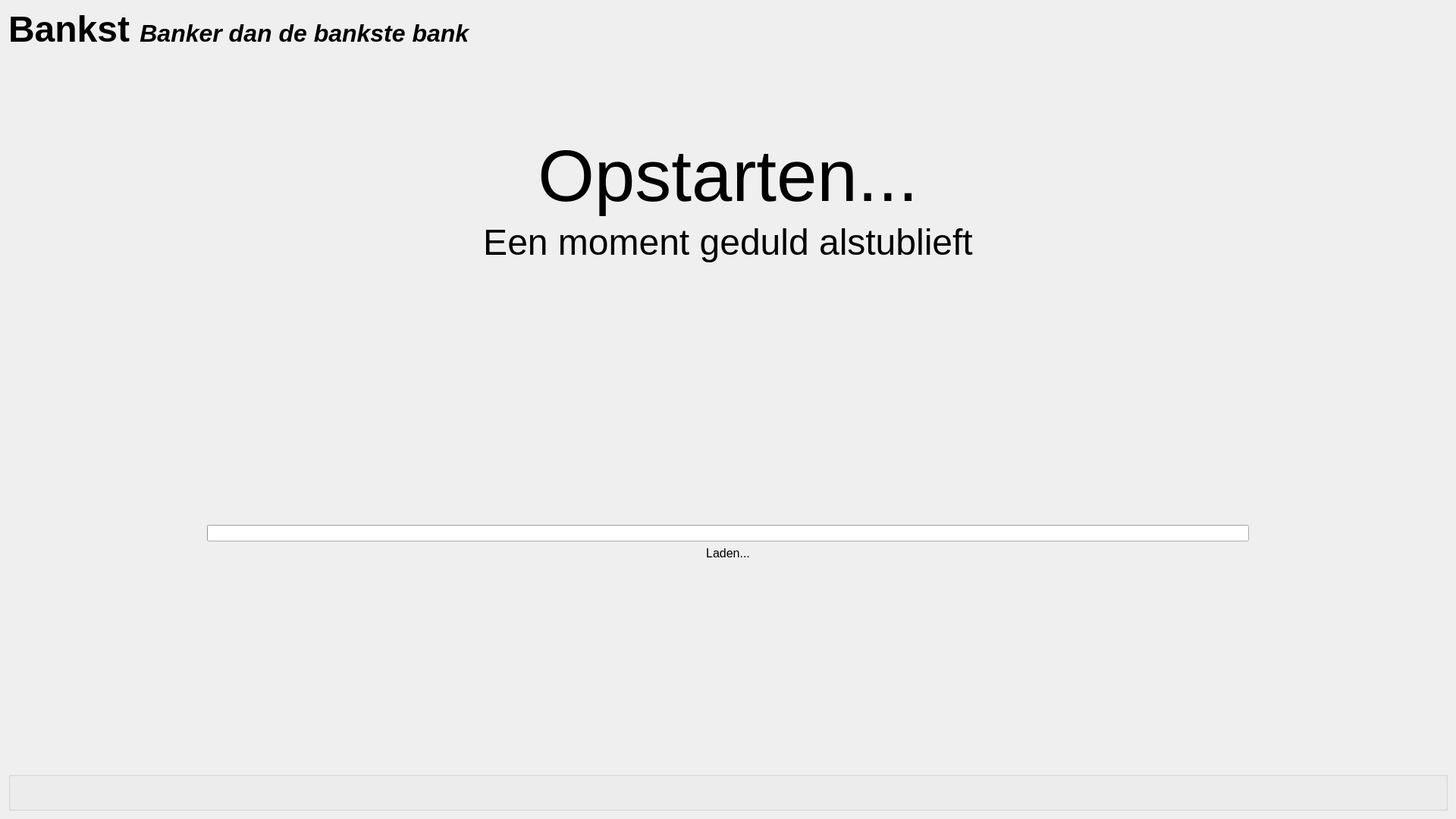
<?xml version="1.0" encoding="UTF-8"?>
<ui version="4.0">
 <class>MainWindow</class>
 <widget class="QMainWindow" name="MainWindow">
  <property name="geometry">
   <rect>
    <x>0</x>
    <y>0</y>
    <width>1920</width>
    <height>1080</height>
   </rect>
  </property>
  <property name="sizePolicy">
   <sizepolicy hsizetype="Preferred" vsizetype="Preferred">
    <horstretch>0</horstretch>
    <verstretch>0</verstretch>
   </sizepolicy>
  </property>
  <property name="minimumSize">
   <size>
    <width>1920</width>
    <height>1080</height>
   </size>
  </property>
  <property name="maximumSize">
   <size>
    <width>1920</width>
    <height>1080</height>
   </size>
  </property>
  <property name="font">
   <font>
    <stylestrategy>PreferDefault</stylestrategy>
   </font>
  </property>
  <property name="focusPolicy">
   <enum>Qt::StrongFocus</enum>
  </property>
  <property name="contextMenuPolicy">
   <enum>Qt::NoContextMenu</enum>
  </property>
  <property name="windowTitle">
   <string>MainWindow</string>
  </property>
  <widget class="QWidget" name="centralWidget">
   <property name="sizePolicy">
    <sizepolicy hsizetype="Preferred" vsizetype="Preferred">
     <horstretch>0</horstretch>
     <verstretch>0</verstretch>
    </sizepolicy>
   </property>
   <property name="minimumSize">
    <size>
     <width>1920</width>
     <height>1080</height>
    </size>
   </property>
   <property name="maximumSize">
    <size>
     <width>1920</width>
     <height>1080</height>
    </size>
   </property>
   <property name="contextMenuPolicy">
    <enum>Qt::NoContextMenu</enum>
   </property>
   <layout class="QVBoxLayout" name="verticalLayout">
    <item>
     <widget class="QLabel" name="name">
      <property name="sizePolicy">
       <sizepolicy hsizetype="Minimum" vsizetype="Minimum">
        <horstretch>0</horstretch>
        <verstretch>0</verstretch>
       </sizepolicy>
      </property>
      <property name="maximumSize">
       <size>
        <width>16777215</width>
        <height>54</height>
       </size>
      </property>
      <property name="font">
       <font>
        <pointsize>36</pointsize>
        <weight>75</weight>
        <bold>true</bold>
       </font>
      </property>
      <property name="text">
       <string>&lt;html&gt;&lt;head/&gt;&lt;body&gt;&lt;p&gt;&lt;span style=&quot; font-size:36pt; font-weight:600;&quot;&gt;Bankst &lt;/span&gt;&lt;span style=&quot; font-size:24pt; font-weight:600; font-style:italic;&quot; align=&quot;right&quot;&gt;Banker dan de bankste bank&lt;/span&gt;&lt;/p&gt;&lt;/body&gt;&lt;/html&gt;</string>
      </property>
     </widget>
    </item>
    <item>
     <spacer name="verticalSpacer">
      <property name="orientation">
       <enum>Qt::Vertical</enum>
      </property>
      <property name="sizeType">
       <enum>QSizePolicy::Fixed</enum>
      </property>
      <property name="sizeHint" stdset="0">
       <size>
        <width>20</width>
        <height>96</height>
       </size>
      </property>
     </spacer>
    </item>
    <item>
     <widget class="QFrame" name="frame">
      <property name="sizePolicy">
       <sizepolicy hsizetype="Preferred" vsizetype="Maximum">
        <horstretch>0</horstretch>
        <verstretch>0</verstretch>
       </sizepolicy>
      </property>
      <property name="frameShape">
       <enum>QFrame::NoFrame</enum>
      </property>
      <property name="frameShadow">
       <enum>QFrame::Plain</enum>
      </property>
      <layout class="QVBoxLayout" name="verticalLayout_4">
       <item>
        <widget class="QLabel" name="title">
         <property name="font">
          <font>
           <pointsize>72</pointsize>
           <weight>50</weight>
           <bold>false</bold>
          </font>
         </property>
         <property name="layoutDirection">
          <enum>Qt::LeftToRight</enum>
         </property>
         <property name="text">
          <string>Opstarten...</string>
         </property>
         <property name="alignment">
          <set>Qt::AlignBottom|Qt::AlignHCenter</set>
         </property>
        </widget>
       </item>
       <item>
        <widget class="QLabel" name="subTitle">
         <property name="font">
          <font>
           <pointsize>36</pointsize>
           <italic>false</italic>
          </font>
         </property>
         <property name="text">
          <string>Een moment geduld alstublieft</string>
         </property>
         <property name="alignment">
          <set>Qt::AlignHCenter|Qt::AlignTop</set>
         </property>
        </widget>
       </item>
       <item>
        <widget class="QLabel" name="error">
         <property name="font">
          <font>
           <pointsize>32</pointsize>
           <underline>true</underline>
          </font>
         </property>
         <property name="styleSheet">
          <string notr="true">QLabel {
	color: rgb(255, 0, 0);
}</string>
         </property>
         <property name="text">
          <string/>
         </property>
         <property name="alignment">
          <set>Qt::AlignCenter</set>
         </property>
        </widget>
       </item>
      </layout>
     </widget>
    </item>
    <item>
     <widget class="QFrame" name="pincodeHolder">
      <property name="frameShape">
       <enum>QFrame::NoFrame</enum>
      </property>
      <property name="frameShadow">
       <enum>QFrame::Raised</enum>
      </property>
      <layout class="QHBoxLayout" name="horizontalLayout_2">
       <item>
        <spacer name="horizontalSpacer_2">
         <property name="orientation">
          <enum>Qt::Horizontal</enum>
         </property>
         <property name="sizeType">
          <enum>QSizePolicy::Fixed</enum>
         </property>
         <property name="sizeHint" stdset="0">
          <size>
           <width>240</width>
           <height>20</height>
          </size>
         </property>
        </spacer>
       </item>
       <item>
        <widget class="QFrame" name="frame_2">
         <property name="frameShape">
          <enum>QFrame::NoFrame</enum>
         </property>
         <property name="frameShadow">
          <enum>QFrame::Plain</enum>
         </property>
         <layout class="QVBoxLayout" name="verticalLayout_2">
          <item>
           <spacer name="verticalSpacer_2">
            <property name="orientation">
             <enum>Qt::Vertical</enum>
            </property>
            <property name="sizeHint" stdset="0">
             <size>
              <width>20</width>
              <height>40</height>
             </size>
            </property>
           </spacer>
          </item>
          <item>
           <widget class="QProgressBar" name="progressBar">
            <property name="value">
             <number>0</number>
            </property>
            <property name="alignment">
             <set>Qt::AlignBottom|Qt::AlignHCenter</set>
            </property>
            <property name="textVisible">
             <bool>false</bool>
            </property>
           </widget>
          </item>
          <item>
           <widget class="QLabel" name="taskLabel">
            <property name="font">
             <font>
              <pointsize>12</pointsize>
             </font>
            </property>
            <property name="text">
             <string>Laden...</string>
            </property>
            <property name="alignment">
             <set>Qt::AlignHCenter|Qt::AlignTop</set>
            </property>
           </widget>
          </item>
          <item>
           <spacer name="verticalSpacer_3">
            <property name="orientation">
             <enum>Qt::Vertical</enum>
            </property>
            <property name="sizeHint" stdset="0">
             <size>
              <width>20</width>
              <height>40</height>
             </size>
            </property>
           </spacer>
          </item>
         </layout>
        </widget>
       </item>
       <item>
        <spacer name="horizontalSpacer_3">
         <property name="orientation">
          <enum>Qt::Horizontal</enum>
         </property>
         <property name="sizeType">
          <enum>QSizePolicy::Fixed</enum>
         </property>
         <property name="sizeHint" stdset="0">
          <size>
           <width>240</width>
           <height>20</height>
          </size>
         </property>
        </spacer>
       </item>
      </layout>
     </widget>
    </item>
    <item>
     <widget class="QGroupBox" name="groupBox">
      <property name="sizePolicy">
       <sizepolicy hsizetype="Preferred" vsizetype="Minimum">
        <horstretch>0</horstretch>
        <verstretch>0</verstretch>
       </sizepolicy>
      </property>
      <property name="maximumSize">
       <size>
        <width>16777215</width>
        <height>96</height>
       </size>
      </property>
      <property name="title">
       <string/>
      </property>
      <layout class="QHBoxLayout" name="horizontalLayout">
       <item>
        <spacer name="horizontalSpacer">
         <property name="orientation">
          <enum>Qt::Horizontal</enum>
         </property>
         <property name="sizeHint" stdset="0">
          <size>
           <width>40</width>
           <height>20</height>
          </size>
         </property>
        </spacer>
       </item>
      </layout>
     </widget>
    </item>
   </layout>
  </widget>
 </widget>
 <layoutdefault spacing="6" margin="11"/>
 <resources/>
 <connections/>
</ui>
